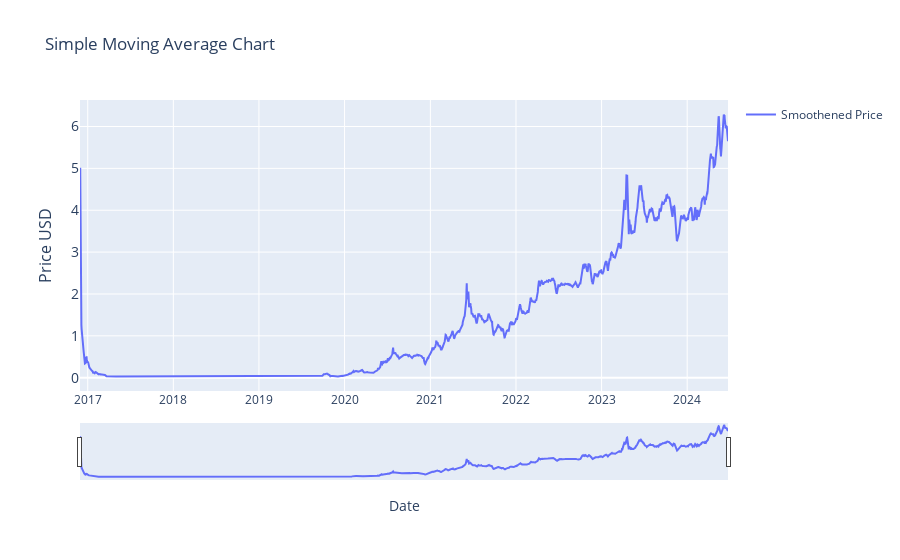

The cell this chart's notebook holds for it:
### Markdown cell above
### Moving Averages (2)

### Code cell
# # SIMPLE Moving Average (SMA)                            
#  | Part of Moving Averages (2) block


import plotly.graph_objects as go
import pandas as pd
from ipywidgets import interact, DatePicker
import numpy as np

# renames current item to df
df = current_item

# calculates the 7-day moving average. 
# change window = to change period for average.
df['smoothened_price'] = df['price_usd'].rolling(window=2).mean()

# Function to update the graph based on the selected date range
def update_graph(start_date, end_date):
    # Filtering the data based on the date range
    mask = (df.index >= pd.to_datetime(start_date)) & (df.index <= pd.to_datetime(end_date))
    filtered_data = df.loc[mask]

    # Creating the plot
    fig = go.Figure()
    fig.add_trace(go.Scatter(x=filtered_data.index, y=filtered_data['smoothened_price'], mode='lines', name='Smoothened Price'))

    # Formatting
    fig.update_layout(
        title='Simple Moving Average Chart',
        xaxis_title='Date',
        yaxis_title='Price USD',
        yaxis=dict(
            title='Price USD',
            titlefont_size=16,
            tickfont_size=14,
        ),
        xaxis=dict(  # Added lines for range slider
            rangeslider=dict(
                visible=True
            ),
            type="date"
        ),
        showlegend=True

        )

    fig.show()


# Creating interactive widgets for date selection
start_date_picker = DatePicker(description='Start Date', value=current_item.index[0], disabled=False)
end_date_picker = DatePicker(description='End Date', value=current_item.index[-1], disabled=False)

# Display the interactive widget
interact(update_graph, start_date=start_date_picker, end_date=end_date_picker)

### Figure 1 — Plotly figure (JSON) as saved in the notebook; plotly's stock layout.template omitted (floating-point values rounded to 4 significant figures; data arrays with more than 128 entries replaced by an {"elided": "..."} marker saying what was removed)
{"data": [{"mode": "lines", "name": "Smoothened Price", "type": "scatter", "x": {"elided": "2764 str values"}, "y": {"elided": "2764 float values"}}], "layout": {"showlegend": true, "title": {"text": "Simple Moving Average Chart"}, "xaxis": {"rangeslider": {"visible": true}, "title": {"text": "Date"}, "type": "date"}, "yaxis": {"tickfont": {"size": 14}, "title": {"font": {"size": 16}, "text": "Price USD"}}}}
